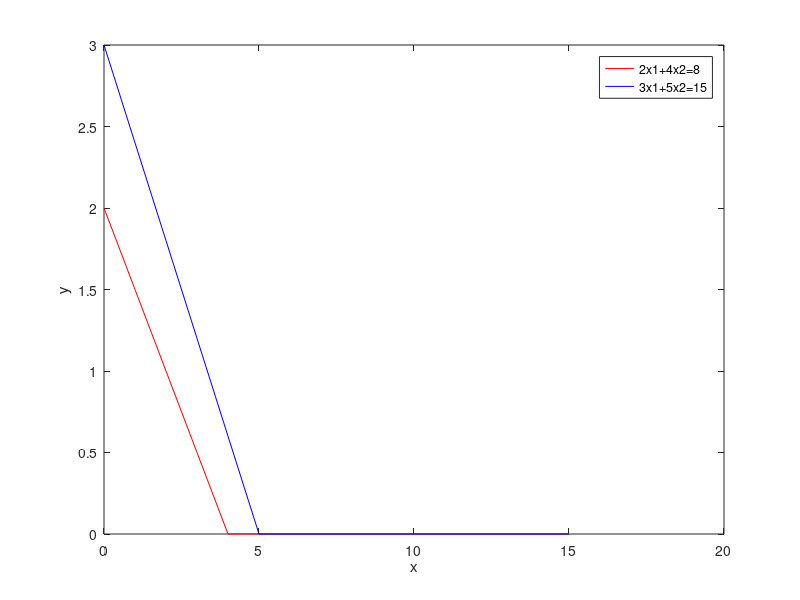

Source code (MATLAB):
clc
clear
A=[2 4;3 5]
B=[8;15]
C=[3 2]
x1=0:1:max(B)
x12=(B(1)-(A(1,1)*x1))/A(1,2)
x22=(B(2)-(A(2,1)*x1))/A(2,2)

x12=max(0,x12)
x22=max(0,x22)

plot(x1,x12,'r',x1,x22,'b')
xlabel('x')
ylabel('y')
legend('2x1+4x2=8','3x1+5x2=15')

cx1=find(x1==0)

c1=find(x12==0)
line1=[x1([cx1 c1]);x12([cx1 c1])].'

c2=find(x22==0)
line2=[x1([cx1 c2]);x22([cx1 c2])].'

pt=[0;0]

for i=1:size(A,1)
    A1=A(i,:)
    B1=B(i)

    for j=i+1:size(A,1)
        A2= A(j, : )
        B2= B(j)

        A4=[A1;A2]
        B4=[B1;B2]

        X=A4\B4
        pt = [pt X]
    end
end
ptt=pt'

apt=[ptt; line1; line2]

for i=1:size(apt,1)
    const1(i)=A(1,1)*apt(i,1)+A(1,2)*apt(i,2)-B(1)
    const2(i)=A(2,1)*apt(i,1)+A(2,2)*apt(i,2)-B(2)
    const3(i)=apt(i,1)
    const4(i)=apt(i,2)

    s1=find(const1<0)
    s2=find(const2<0)
    s3=find(const3<0)
    s4=find(const4<0)
    s=[s1 s2 s3 s4]
end
apt(s,:)=[]
apt

[z index]=max(apt*C')
X1=apt(index,1)
X2=apt(index,2)
fprintf('Maximum value is %f at(%f,%f)',z,X1,X2)
